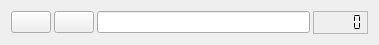
   <widget class="QWidget" name="layoutWidget">
    <property name="geometry">
     <rect>
      <x>11</x>
      <y>155</y>
      <width>379</width>
      <height>26</height>
     </rect>
    </property>
    <layout class="QGridLayout" name="gridLayout_6">
     <property name="horizontalSpacing">
      <number>3</number>
     </property>
     <item row="0" column="2">
      <widget class="QLineEdit" name="range_6">
       <property name="font">
        <font>
         <pointsize>7</pointsize>
        </font>
       </property>
       <property name="text">
        <string/>
       </property>
       <property name="maxLength">
        <number>3700</number>
       </property>
      </widget>
     </item>
     <item row="0" column="1">
      <widget class="QPushButton" name="button_clear_6">
       <property name="text">
        <string/>
       </property>
       <property name="icon">
        <iconset resource="resources.qrc">
         <normaloff>:/styles/icon_cancel_32x32_round.png</normaloff>:/styles/icon_cancel_32x32_round.png</iconset>
       </property>
       <property name="iconSize">
        <size>
         <width>16</width>
         <height>16</height>
        </size>
       </property>
      </widget>
     </item>
     <item row="0" column="0">
      <widget class="QPushButton" name="select_range_6">
       <property name="text">
        <string/>
       </property>
       <property name="icon">
        <iconset resource="resources.qrc">
         <normaloff>:/styles/icon_cards_yellow_32x32.png</normaloff>:/styles/icon_cards_yellow_32x32.png</iconset>
       </property>
       <property name="iconSize">
        <size>
         <width>16</width>
         <height>16</height>
        </size>
       </property>
      </widget>
     </item>
     <item row="0" column="3">
      <widget class="QLCDNumber" name="win_6">
       <property name="font">
        <font>
         <pointsize>9</pointsize>
         <kerning>true</kerning>
        </font>
       </property>
       <property name="styleSheet">
        <string notr="true">color: black;</string>
       </property>
       <property name="frameShape">
        <enum>QFrame::StyledPanel</enum>
       </property>
       <property name="frameShadow">
        <enum>QFrame::Raised</enum>
       </property>
       <property name="smallDecimalPoint">
        <bool>true</bool>
       </property>
       <property name="digitCount">
        <number>5</number>
       </property>
       <property name="segmentStyle">
        <enum>QLCDNumber::Flat</enum>
       </property>
      </widget>
     </item>
    </layout>
   </widget>
